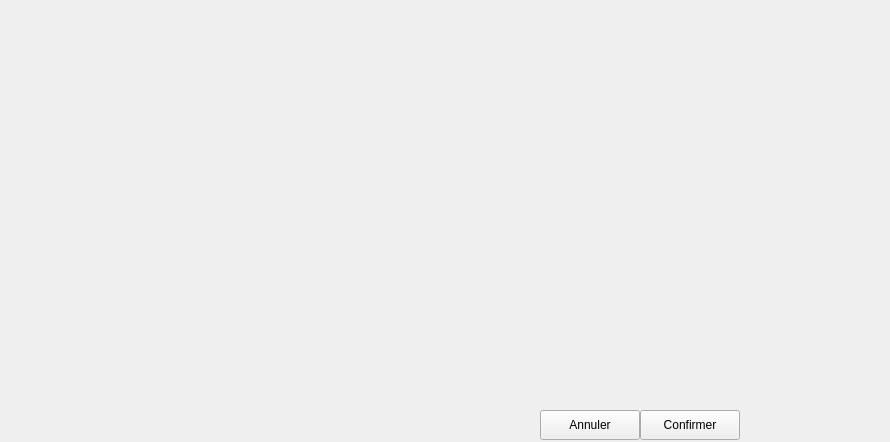
      <widget class="QWidget" name="page_12">
       <property name="geometry">
        <rect>
         <x>0</x>
         <y>0</y>
         <width>890</width>
         <height>442</height>
        </rect>
       </property>
       <attribute name="label">
        <string>Effacer une Personne existante</string>
       </attribute>
       <widget class="QLabel" name="label_125">
        <property name="geometry">
         <rect>
          <x>840</x>
          <y>0</y>
          <width>51</width>
          <height>51</height>
         </rect>
        </property>
        <property name="text">
         <string/>
        </property>
        <property name="pixmap">
         <pixmap>ressources/supprimer.png</pixmap>
        </property>
       </widget>
       <widget class="QPushButton" name="btOkPersSupp">
        <property name="geometry">
         <rect>
          <x>640</x>
          <y>410</y>
          <width>100</width>
          <height>30</height>
         </rect>
        </property>
        <property name="text">
         <string>Confirmer</string>
        </property>
        <property name="icon">
         <iconset>
          <normaloff>ressources/bt_ok.png</normaloff>ressources/bt_ok.png</iconset>
        </property>
       </widget>
       <widget class="QPushButton" name="btAnnulerPersSupp">
        <property name="geometry">
         <rect>
          <x>540</x>
          <y>410</y>
          <width>100</width>
          <height>30</height>
         </rect>
        </property>
        <property name="text">
         <string>Annuler</string>
        </property>
        <property name="icon">
         <iconset>
          <normaloff>ressources/ButtonClose.png</normaloff>ressources/ButtonClose.png</iconset>
        </property>
       </widget>
      </widget>
